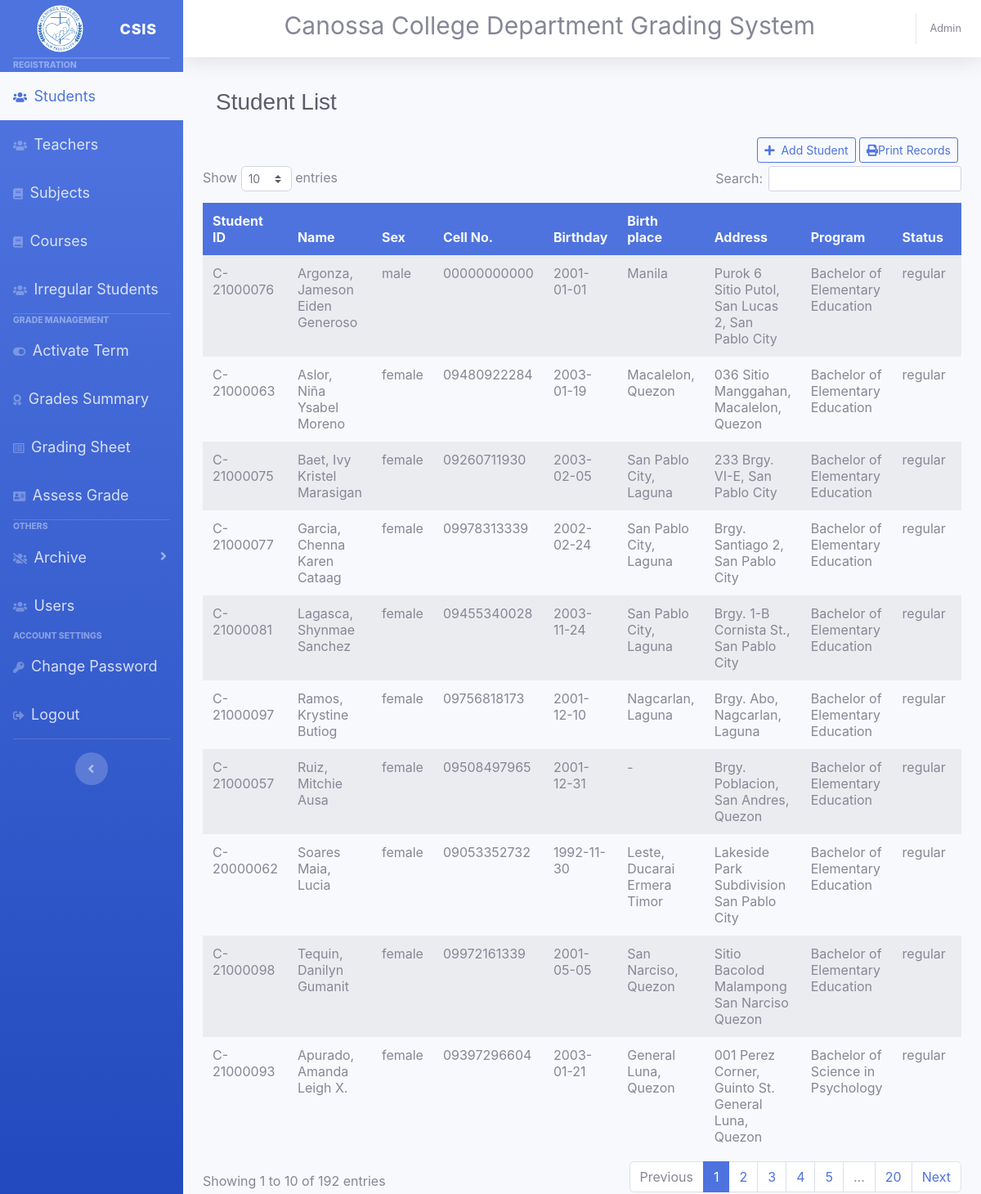
The page /admin/student/studentlist.admin.php (signed in) on the database its author committed.
### tables this page shows
CREATE TABLE `studentrecords` (
  `id` int(11) NOT NULL,
  `student_id` varchar(120) NOT NULL,
  `name` varchar(120) NOT NULL,
  `gender` varchar(128) NOT NULL,
  `cellphone` varchar(11) NOT NULL,
  `bday` varchar(128) NOT NULL,
  `bplace` varchar(128) NOT NULL,
  `address` text NOT NULL,
  `course` text NOT NULL,
  `status` text NOT NULL,
  `year` varchar(12) NOT NULL
);

### admin/student/studentlist.admin.php (the view, shortened to what this page needs)
<?php
if (isset($_SESSION['username'])) {
    include_once '../adminlayout/head.admin.php' ?>
<nav class="navbar navbar-expand navbar-light topbar static-top ">
<h1 class="h3 text-gray-800 ">Student List</h1>
</nav>
<div class="float-right m-1">
<a class="btn btn-sm btn-outline-primary" data-toggle="modal" data-target="#AddStudentModal"><i class="fas fa-plus mr-2"></i>Add Student</i></a>
<a class="btn btn-sm btn-outline-primary" data-toggle="modal" data-target="#print"><i class="fas fa-print"></i>Print Records</i></a>
</div>
  <div class="table-responsive">
    <table class="table table-striped table-hover table-borderless" id="datatableid">
        <thead class="bg-primary text-light ">
            <tr>
                <th>Student ID</th>
                <th>Name</th>
                <th>Sex</th>
                <th>Cell No.</th>
                <th>Birthday</th>
                <th>Birth place</th>
                <th>Address</th>
                <th>Program</th>
                <th>Status</th>
                <th>Year</th>
            </tr>
        </thead>
        <tbody>
            <?php
                    include_once '../../database/dbconnection.db.php';
                   $sql = "SELECT *
                   FROM studentrecords
                   WHERE student_id NOT IN (SELECT student_id FROM withdrawns);";
                    $result = $conn-> query($sql);
                    if($result-> num_rows > 0 ){
                        while($row = $result-> fetch_assoc()){
                            $del = "<a class='btn btn-outline-danger m-1 btn-sm' data-toggle='tooltip' data-placement='top' title='Withdraw' href='../../database/withdraws/student.db.php?stid=$row[student_id]'>
                            <i class='fas fa-user-minus'></i></a>";
                            $edit = "'<a class='btn btn-sm btn-outline-info edit-student' onclick = 'editStudent(`" . $row['id']  . "`)'>
                                <i class='fas fa-edit'></i></i></a>";
                            echo "<tr><td>".$row['student_id']."</td>
                            <td>".$row['name']."</td>
                            <td>".$row['gender']."</td>
                            <td>".$row['cellphone']."</td>
                            <td>".$row['bday']."</td>
                            <td>".$row['bplace']."</td>
                            <td>".$row['address']."</td>
                            <td class='text-wrap'>".$row['course']."</td>
                            <td>".$row['status']."</td>
                            <td>".$row['year']."</td>
                            <td>".$del."$edit"."</td></tr>";
                        }
                    }
                ?>
        </tbody>
    </table>
  </div>
<?php include_once '../adminlayout/footer.admin.php';
} else {
    header("Location: ../adminlayout/master_layout.blade.php");
    exit();
} ?>

### assets/css/datatable.css (style rules this page uses)
table.dataTable { clear:both;margin-top:6px !important;margin-bottom:6px !important;max-width:none !important;border-collapse:separate !important;border-spacing:0 }
table.dataTable td,table.dataTable th { -webkit-box-sizing:content-box;box-sizing:content-box }

### admin/management/gradingtoggle.admin.php (style rules this page uses)
h1 { margin-bottom: 40px; font-family: sans-serif; }

### rows shown on the page
studentrecords: student "C-21000076", name "Argonza, Jameson Eiden Generoso", gender "male", cellphone "00000000000", bday "2001-01-01", bplace "Manila", address "Purok 6 Sitio Putol, San Lucas 2, San Pablo City", course "Bachelor of Elementary Education", status "regular"
studentrecords: student "C-21000063", name "Aslor, Niña Ysabel Moreno", gender "female", cellphone "09480922284", bday "2003-01-19", bplace "Macalelon, Quezon", address "036 Sitio Manggahan, Macalelon, Quezon", course "Bachelor of Elementary Education", status "regular"
studentrecords: student "C-21000075", name "Baet, Ivy Kristel Marasigan", gender "female", cellphone "09260711930", bday "2003-02-05", bplace "San Pablo City, Laguna", address "233 Brgy. VI-E, San Pablo City", course "Bachelor of Elementary Education", status "regular"
studentrecords: student "C-21000077", name "Garcia, Chenna Karen Cataag", gender "female", cellphone "09978313339", bday "2002-02-24", bplace "San Pablo City, Laguna", address "Brgy. Santiago 2, San Pablo City", course "Bachelor of Elementary Education", status "regular"
studentrecords: student "C-21000081", name "Lagasca, Shynmae Sanchez", gender "female", cellphone "09455340028", bday "2003-11-24", bplace "San Pablo City, Laguna", address "Brgy. 1-B Cornista St., San Pablo City", course "Bachelor of Elementary Education", status "regular"
studentrecords: student "C-21000097", name "Ramos, Krystine Butiog", gender "female", cellphone "09756818173", bday "2001-12-10", bplace "Nagcarlan, Laguna", address "Brgy. Abo, Nagcarlan, Laguna", course "Bachelor of Elementary Education", status "regular"
studentrecords: student "C-21000057", name "Ruiz, Mitchie Ausa", gender "female", cellphone "09508497965", bday "2001-12-31", bplace "-", address "Brgy. Poblacion, San Andres, Quezon", course "Bachelor of Elementary Education", status "regular"
studentrecords: student "C-20000062", name "Soares Maia, Lucia", gender "female", cellphone "09053352732", bday "1992-11-30", bplace "Leste, Ducarai Ermera Timor", address "Lakeside Park Subdivision San Pablo City", course "Bachelor of Elementary Education", status "regular"
studentrecords: student "C-21000098", name "Tequin, Danilyn Gumanit", gender "female", cellphone "09972161339", bday "2001-05-05", bplace "San Narciso, Quezon", address "Sitio Bacolod Malampong San Narciso Quezon", course "Bachelor of Elementary Education", status "regular"
studentrecords: student "C-21000093", name "Apurado, Amanda Leigh X.", gender "female", cellphone "09397296604", bday "2003-01-21", bplace "General Luna, Quezon", address "001 Perez Corner, Guinto St. General Luna, Quezon", course "Bachelor of Science in Psychology", status "regular"
